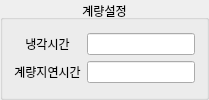
           <widget class="QGroupBox" name="groupBox_6">
            <property name="title">
             <string>계량설정</string>
            </property>
            <property name="alignment">
             <set>Qt::AlignCenter</set>
            </property>
            <property name="flat">
             <bool>true</bool>
            </property>
            <layout class="QGridLayout" name="gridLayout_18">
             <item row="0" column="0">
              <layout class="QGridLayout" name="gridLayout_17">
               <item row="0" column="1">
                <widget class="QLineEdit" name="Li_Cooltime">
                 <property name="alignment">
                  <set>Qt::AlignCenter</set>
                 </property>
                </widget>
               </item>
               <item row="0" column="0">
                <widget class="QLabel" name="label_27">
                 <property name="text">
                  <string>냉각시간</string>
                 </property>
                 <property name="alignment">
                  <set>Qt::AlignCenter</set>
                 </property>
                </widget>
               </item>
               <item row="1" column="0">
                <widget class="QLabel" name="label_37">
                 <property name="text">
                  <string>계량지연시간</string>
                 </property>
                 <property name="alignment">
                  <set>Qt::AlignCenter</set>
                 </property>
                </widget>
               </item>
               <item row="1" column="1">
                <widget class="QLineEdit" name="Li_Chgdeltime">
                 <property name="alignment">
                  <set>Qt::AlignCenter</set>
                 </property>
                </widget>
               </item>
              </layout>
             </item>
            </layout>
           </widget>
